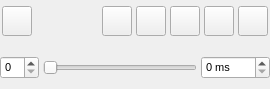
<?xml version="1.0" encoding="UTF-8"?>
<ui version="4.0">
 <class>TrajectoryWidget</class>
 <widget class="QDockWidget" name="TrajectoryWidget">
  <property name="geometry">
   <rect>
    <x>0</x>
    <y>0</y>
    <width>270</width>
    <height>89</height>
   </rect>
  </property>
  <property name="sizePolicy">
   <sizepolicy hsizetype="Expanding" vsizetype="Minimum">
    <horstretch>0</horstretch>
    <verstretch>0</verstretch>
   </sizepolicy>
  </property>
  <property name="font">
   <font>
    <pointsize>8</pointsize>
   </font>
  </property>
  <property name="floating">
   <bool>true</bool>
  </property>
  <property name="allowedAreas">
   <set>Qt::AllDockWidgetAreas</set>
  </property>
  <property name="windowTitle">
   <string>Trajectory</string>
  </property>
  <widget class="QWidget" name="dockWidgetContents">
   <property name="sizePolicy">
    <sizepolicy hsizetype="MinimumExpanding" vsizetype="MinimumExpanding">
     <horstretch>0</horstretch>
     <verstretch>0</verstretch>
    </sizepolicy>
   </property>
   <layout class="QVBoxLayout" name="verticalLayout">
    <property name="spacing">
     <number>0</number>
    </property>
    <property name="margin">
     <number>0</number>
    </property>
    <item>
     <layout class="QVBoxLayout" name="VerticalLayout">
      <property name="spacing">
       <number>4</number>
      </property>
      <item>
       <layout class="QHBoxLayout" name="HorizontalLayout">
        <property name="spacing">
         <number>4</number>
        </property>
        <item>
         <widget class="QWidget" name="ControlsWidget" native="true">
          <layout class="QHBoxLayout" name="horizontalLayout_2">
           <property name="spacing">
            <number>4</number>
           </property>
           <property name="margin">
            <number>2</number>
           </property>
           <item>
            <widget class="QToolButton" name="TrajectorySwitchButton">
             <property name="minimumSize">
              <size>
               <width>30</width>
               <height>30</height>
              </size>
             </property>
             <property name="maximumSize">
              <size>
               <width>30</width>
               <height>30</height>
              </size>
             </property>
             <property name="text">
              <string/>
             </property>
             <property name="icon">
              <iconset resource="icons.qrc">
               <normaloff>:/playback/icons/traj_view.svg</normaloff>:/playback/icons/traj_view.svg</iconset>
             </property>
             <property name="iconSize">
              <size>
               <width>20</width>
               <height>20</height>
              </size>
             </property>
             <property name="checkable">
              <bool>true</bool>
             </property>
            </widget>
           </item>
           <item>
            <spacer name="horizontalSpacer">
             <property name="orientation">
              <enum>Qt::Horizontal</enum>
             </property>
             <property name="sizeHint" stdset="0">
              <size>
               <width>13</width>
               <height>17</height>
              </size>
             </property>
            </spacer>
           </item>
           <item>
            <widget class="QToolButton" name="TrajectoryFirstFrameButton">
             <property name="minimumSize">
              <size>
               <width>30</width>
               <height>30</height>
              </size>
             </property>
             <property name="maximumSize">
              <size>
               <width>30</width>
               <height>30</height>
              </size>
             </property>
             <property name="text">
              <string/>
             </property>
             <property name="icon">
              <iconset resource="icons.qrc">
               <normaloff>:/playback/icons/traj_first.svg</normaloff>:/playback/icons/traj_first.svg</iconset>
             </property>
             <property name="iconSize">
              <size>
               <width>20</width>
               <height>20</height>
              </size>
             </property>
            </widget>
           </item>
           <item>
            <widget class="QToolButton" name="TrajectoryPreviousFrameButton">
             <property name="minimumSize">
              <size>
               <width>30</width>
               <height>30</height>
              </size>
             </property>
             <property name="maximumSize">
              <size>
               <width>30</width>
               <height>30</height>
              </size>
             </property>
             <property name="text">
              <string/>
             </property>
             <property name="icon">
              <iconset resource="icons.qrc">
               <normaloff>:/playback/icons/traj_prev.svg</normaloff>:/playback/icons/traj_prev.svg</iconset>
             </property>
             <property name="iconSize">
              <size>
               <width>20</width>
               <height>20</height>
              </size>
             </property>
            </widget>
           </item>
           <item>
            <widget class="QToolButton" name="TrajectoryPlayPauseButton">
             <property name="minimumSize">
              <size>
               <width>30</width>
               <height>30</height>
              </size>
             </property>
             <property name="maximumSize">
              <size>
               <width>30</width>
               <height>30</height>
              </size>
             </property>
             <property name="text">
              <string/>
             </property>
             <property name="icon">
              <iconset resource="icons.qrc">
               <normaloff>:/playback/icons/traj_playpause.svg</normaloff>:/playback/icons/traj_playpause.svg</iconset>
             </property>
             <property name="iconSize">
              <size>
               <width>20</width>
               <height>20</height>
              </size>
             </property>
             <property name="checkable">
              <bool>true</bool>
             </property>
            </widget>
           </item>
           <item>
            <widget class="QToolButton" name="TrajectoryNextFrameButton">
             <property name="minimumSize">
              <size>
               <width>30</width>
               <height>30</height>
              </size>
             </property>
             <property name="maximumSize">
              <size>
               <width>30</width>
               <height>30</height>
              </size>
             </property>
             <property name="text">
              <string/>
             </property>
             <property name="icon">
              <iconset resource="icons.qrc">
               <normaloff>:/playback/icons/traj_next.svg</normaloff>:/playback/icons/traj_next.svg</iconset>
             </property>
             <property name="iconSize">
              <size>
               <width>20</width>
               <height>20</height>
              </size>
             </property>
            </widget>
           </item>
           <item>
            <widget class="QToolButton" name="TrajectoryLastFrameButton">
             <property name="minimumSize">
              <size>
               <width>30</width>
               <height>30</height>
              </size>
             </property>
             <property name="maximumSize">
              <size>
               <width>30</width>
               <height>30</height>
              </size>
             </property>
             <property name="text">
              <string/>
             </property>
             <property name="icon">
              <iconset resource="icons.qrc">
               <normaloff>:/playback/icons/traj_last.svg</normaloff>:/playback/icons/traj_last.svg</iconset>
             </property>
             <property name="iconSize">
              <size>
               <width>20</width>
               <height>20</height>
              </size>
             </property>
            </widget>
           </item>
          </layout>
         </widget>
        </item>
       </layout>
      </item>
      <item>
       <widget class="QWidget" name="FrameSelectWidget" native="true">
        <layout class="QHBoxLayout" name="horizontalLayout">
         <property name="spacing">
          <number>4</number>
         </property>
         <property name="margin">
          <number>0</number>
         </property>
         <item>
          <widget class="QSpinBox" name="TrajectoryFrameSpin">
           <property name="toolTip">
            <string>Current frame number</string>
           </property>
          </widget>
         </item>
         <item>
          <widget class="QSlider" name="TrajectoryFrameSlider">
           <property name="toolTip">
            <string>Current frame number</string>
           </property>
           <property name="orientation">
            <enum>Qt::Horizontal</enum>
           </property>
          </widget>
         </item>
         <item>
          <widget class="QSpinBox" name="TrajectoryDelaySpin">
           <property name="toolTip">
            <string>Delay between frames</string>
           </property>
           <property name="suffix">
            <string> ms</string>
           </property>
           <property name="maximum">
            <number>1000</number>
           </property>
          </widget>
         </item>
        </layout>
       </widget>
      </item>
     </layout>
    </item>
   </layout>
  </widget>
 </widget>
 <resources>
  <include location="icons.qrc"/>
 </resources>
 <connections>
  <connection>
   <sender>TrajectoryFrameSpin</sender>
   <signal>valueChanged(int)</signal>
   <receiver>TrajectoryFrameSlider</receiver>
   <slot>setValue(int)</slot>
   <hints>
    <hint type="sourcelabel">
     <x>38</x>
     <y>77</y>
    </hint>
    <hint type="destinationlabel">
     <x>101</x>
     <y>76</y>
    </hint>
   </hints>
  </connection>
  <connection>
   <sender>TrajectoryFrameSlider</sender>
   <signal>valueChanged(int)</signal>
   <receiver>TrajectoryFrameSpin</receiver>
   <slot>setValue(int)</slot>
   <hints>
    <hint type="sourcelabel">
     <x>165</x>
     <y>81</y>
    </hint>
    <hint type="destinationlabel">
     <x>33</x>
     <y>82</y>
    </hint>
   </hints>
  </connection>
 </connections>
</ui>
